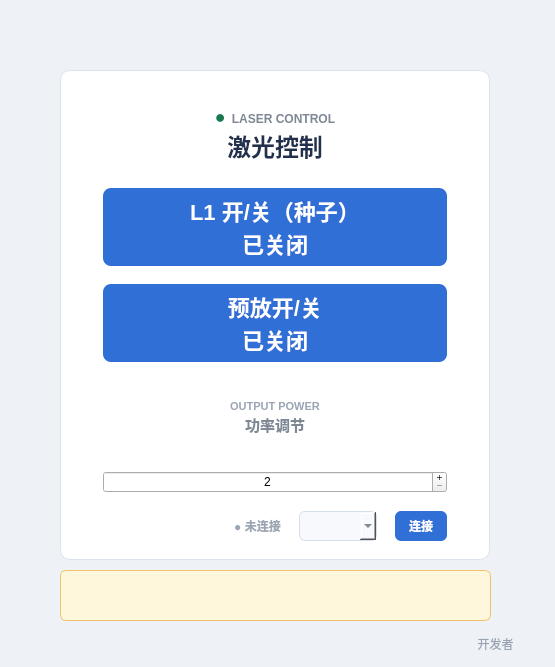
<?xml version="1.0" encoding="UTF-8"?>
<ui version="4.0">
 <class>operatorForm</class>
 <widget class="QWidget" name="operatorForm">
  <property name="geometry">
   <rect>
    <x>0</x>
    <y>0</y>
    <width>555</width>
    <height>667</height>
   </rect>
  </property>
  <property name="minimumSize">
   <size>
    <width>400</width>
    <height>580</height>
   </size>
  </property>
  <property name="styleSheet">
   <string notr="true">QWidget#operatorForm { background: #EEF2F7; }
QFrame#panel {
  background: #ffffff;
  border: 1px solid #DCE3EE;
  border-radius: 10px;
}
QLabel#titleLabel {
  color: #22304f;
  font-family: 'Microsoft YaHei';
  font-size: 22px;
  font-weight: 600;
}
QLabel#subtitleLabel, QLabel#powerLabel {
  color: #7E8794;
  font-family: 'Microsoft YaHei';
  font-size: 15px;
  font-weight: 500;
}
QPushButton#seedButton, QPushButton#preReleaseButton {
  background: #2f6fd6;
  color: white;
  border: none;
  border-radius: 8px;
  font-family: 'Microsoft YaHei';
  font-size: 22px;
  font-weight: 600;
  min-height: 78px;
}
QPushButton#seedButton:hover, QPushButton#preReleaseButton:hover {
  background: #245fbd;
}
QPushButton#seedButton[active='true'], QPushButton#preReleaseButton[active='true'] {
  background: #197A50;
}
QPushButton#seedButton[active='true']:hover, QPushButton#preReleaseButton[active='true']:hover {
  background: #166B46;
}
QPushButton#seedButton:disabled, QPushButton#preReleaseButton:disabled {
  background: #C8D0DC;
  color: #F5F7FA;
}
QPushButton#seedButton[busy='true'], QPushButton#preReleaseButton[busy='true'],
QPushButton#seedButton[busy='true']:disabled, QPushButton#preReleaseButton[busy='true']:disabled {
  background: #D69A1E;
  color: white;
}
QPushButton#developerButton {
  background: transparent;
  color: #9AA4B2;
  border: none;
  padding: 6px 10px;
  font-family: 'Microsoft YaHei';
  font-size: 12px;
}
QPushButton#developerButton:hover {
  color: #5F6B7A;
  background: rgba(47, 111, 214, 0.06);
}
QComboBox#serialComboBox {
  background: #F7F9FC;
  color: #3A4658;
  border: 1px solid #D6DEE9;
  border-radius: 6px;
  padding: 4px 8px;
  font-family: 'Microsoft YaHei';
  font-size: 12px;
}
QComboBox#serialComboBox:disabled {
  color: #8C97A6;
  background: #EDF1F6;
}
QPushButton#serialConnectButton {
  background: #2F6FD6;
  color: white;
  border: none;
  border-radius: 6px;
  padding: 5px 14px;
  font-family: 'Microsoft YaHei';
  font-size: 12px;
  font-weight: 600;
}
QPushButton#serialConnectButton:disabled {
  background: #C8D0DC;
  color: #F5F7FA;
}
QLabel#serialStatusLabel {
  color: #9AA4B2;
  font-family: 'Microsoft YaHei';
  font-size: 12px;
  font-weight: 600;
}
QLabel#temperatureBypassWarningLabel {
  color: #B7791F;
  background: #FFF7DB;
  border: 1px solid #F0C36A;
  border-radius: 6px;
  padding: 5px 8px;
  font-family: 'Microsoft YaHei';
  font-size: 12px;
  font-weight: 600;
}</string>
  </property>
  <widget class="QFrame" name="panel">
   <property name="geometry">
    <rect>
     <x>60</x>
     <y>70</y>
     <width>430</width>
     <height>490</height>
    </rect>
   </property>
   <property name="minimumSize">
    <size>
     <width>430</width>
     <height>490</height>
    </size>
   </property>
   <property name="maximumSize">
    <size>
     <width>520</width>
     <height>16777215</height>
    </size>
   </property>
   <layout class="QGridLayout" name="gridLayout">
    <property name="leftMargin">
     <number>42</number>
    </property>
    <property name="topMargin">
     <number>26</number>
    </property>
    <property name="rightMargin">
     <number>42</number>
    </property>
    <property name="bottomMargin">
     <number>18</number>
    </property>
    <property name="spacing">
     <number>18</number>
    </property>
    <item row="0" column="0">
     <widget class="QLabel" name="titleLabel">
      <property name="text">
       <string>&lt;div align=&quot;center&quot;&gt;&lt;span style=&quot;color:#197A50; font-size:18px;&quot;&gt;●&lt;/span&gt; &lt;span style=&quot;color:#7E8794; font-size:12px; font-weight:600;&quot;&gt;LASER CONTROL&lt;/span&gt;&lt;br/&gt;&lt;span style=&quot;color:#22304F; font-size:24px; font-weight:600;&quot;&gt;激光控制&lt;/span&gt;&lt;/div&gt;</string>
      </property>
      <property name="textFormat">
       <enum>Qt::RichText</enum>
      </property>
      <property name="alignment">
       <set>Qt::AlignCenter</set>
      </property>
     </widget>
    </item>
    <item row="1" column="0">
     <widget class="QPushButton" name="seedButton">
      <property name="cursor">
       <cursorShape>PointingHandCursor</cursorShape>
      </property>
      <property name="text">
       <string>L1 开/关（种子）
已关闭</string>
      </property>
     </widget>
    </item>
    <item row="5" column="0">
     <layout class="QHBoxLayout" name="developerRow">
      <item>
       <spacer name="developerSpacer">
        <property name="orientation">
         <enum>Qt::Horizontal</enum>
        </property>
        <property name="sizeHint" stdset="0">
         <size>
          <width>40</width>
          <height>16</height>
         </size>
        </property>
       </spacer>
      </item>
      <item>
       <widget class="QLabel" name="serialStatusLabel">
        <property name="minimumSize">
         <size>
          <width>0</width>
          <height>20</height>
         </size>
        </property>
        <property name="text">
         <string>● 未连接</string>
        </property>
        <property name="alignment">
         <set>Qt::AlignCenter</set>
        </property>
       </widget>
      </item>
      <item>
       <widget class="QComboBox" name="serialComboBox">
        <property name="minimumSize">
         <size>
          <width>0</width>
          <height>30</height>
         </size>
        </property>
        <property name="toolTip">
         <string>选择普通模式要连接的串口</string>
        </property>
       </widget>
      </item>
      <item>
       <widget class="QPushButton" name="serialConnectButton">
        <property name="minimumSize">
         <size>
          <width>0</width>
          <height>30</height>
         </size>
        </property>
        <property name="cursor">
         <cursorShape>PointingHandCursor</cursorShape>
        </property>
        <property name="text">
         <string>连接</string>
        </property>
       </widget>
      </item>
     </layout>
    </item>
    <item row="2" column="0">
     <widget class="QPushButton" name="preReleaseButton">
      <property name="cursor">
       <cursorShape>PointingHandCursor</cursorShape>
      </property>
      <property name="text">
       <string>预放开/关
已关闭</string>
      </property>
     </widget>
    </item>
    <item row="4" column="0">
     <widget class="PillSpinBox" name="powerSpinBox">
      <property name="alignment">
       <set>Qt::AlignCenter</set>
      </property>
      <property name="buttonSymbols">
       <enum>QAbstractSpinBox::PlusMinus</enum>
      </property>
      <property name="suffix">
       <string/>
      </property>
      <property name="minimum">
       <number>2</number>
      </property>
      <property name="maximum">
       <number>100</number>
      </property>
      <property name="value">
       <number>2</number>
      </property>
     </widget>
    </item>
    <item row="3" column="0">
     <widget class="QLabel" name="powerLabel">
      <property name="text">
       <string>&lt;div align=&quot;center&quot;&gt;&lt;span style=&quot;color:#9AA4B2; font-size:11px; font-weight:600;&quot;&gt;OUTPUT POWER&lt;/span&gt;&lt;br/&gt;&lt;span style=&quot;color:#7E8794; font-size:15px; font-weight:500;&quot;&gt;功率调节&lt;/span&gt;&lt;/div&gt;</string>
      </property>
      <property name="textFormat">
       <enum>Qt::RichText</enum>
      </property>
      <property name="alignment">
       <set>Qt::AlignCenter</set>
      </property>
     </widget>
    </item>
   </layout>
  </widget>
  <widget class="QPushButton" name="developerButton">
   <property name="geometry">
    <rect>
     <x>450</x>
     <y>630</y>
     <width>91</width>
     <height>28</height>
    </rect>
   </property>
   <property name="cursor">
    <cursorShape>PointingHandCursor</cursorShape>
   </property>
   <property name="text">
    <string>开发者</string>
   </property>
  </widget>
  <widget class="QLabel" name="temperatureBypassWarningLabel">
   <property name="geometry">
    <rect>
     <x>60</x>
     <y>570</y>
     <width>431</width>
     <height>51</height>
    </rect>
   </property>
   <property name="visible">
    <bool>true</bool>
   </property>
   <property name="text">
    <string/>
   </property>
   <property name="alignment">
    <set>Qt::AlignCenter</set>
   </property>
   <property name="wordWrap">
    <bool>true</bool>
   </property>
  </widget>
 </widget>
 <customwidgets>
  <customwidget>
   <class>PillSpinBox</class>
   <extends>QSpinBox</extends>
   <header>pillspinbox.h</header>
  </customwidget>
 </customwidgets>
 <resources/>
 <connections/>
</ui>
